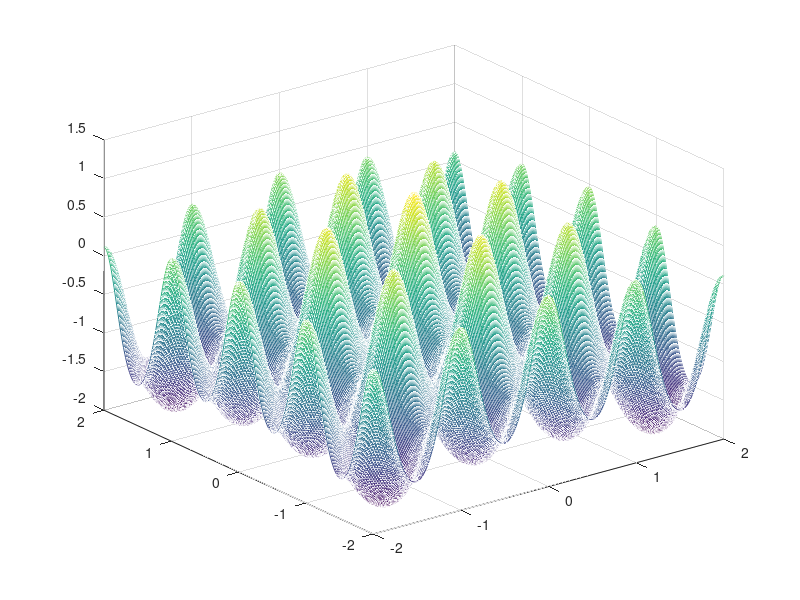

This figure's MATLAB source:
[x, y] = meshgrid(-2:0.01:2);
z = sin(sqrt(x.^2+y.^2))./sqrt(x.^2+y.^2) + exp((cos(2*pi*x)+cos(2*pi*y))/2)-2.71289;
mesh(x,y,z);
